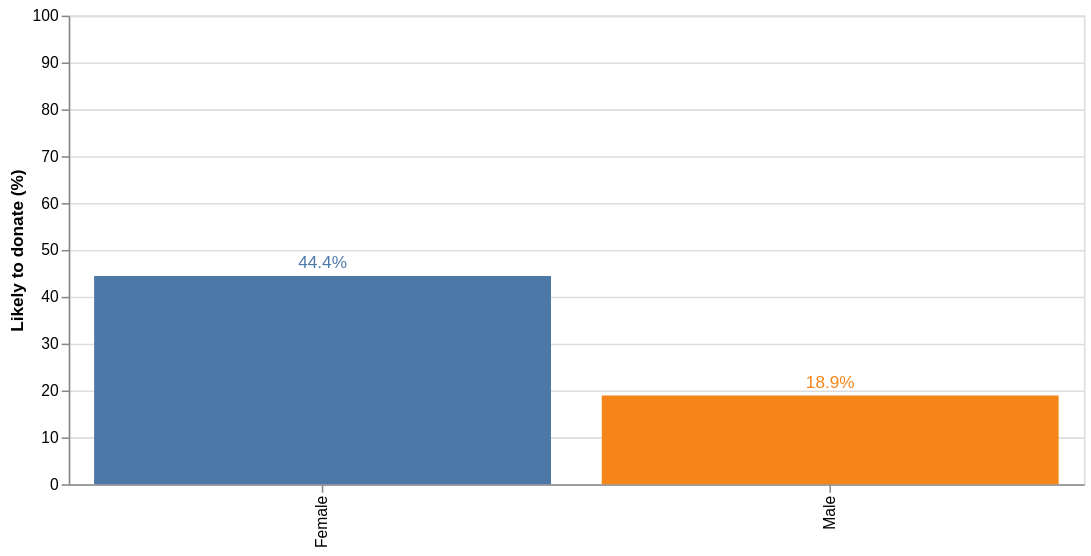

Write notebook code for a chart like this one.
### Markdown cell above
This chart breaks down the overall 'likeliness' of being willing to donate to an environmental organization by sex. Likeliness was defined by answering either 'extremely likely' or 'very likely' to Q5.

### Code cell
sex_map = {"F": "Female", "M": "Male"}
plot_df = df_clean[["sex", "q5"]].dropna().copy()
plot_df["Sex"] = plot_df["sex"].map(sex_map).fillna(plot_df["sex"])
plot_df["likely_to_donate"] = plot_df["q5"].le(2)
summary = plot_df.groupby("Sex", as_index=False).agg(likely_percentage=("likely_to_donate", lambda s: s.mean() * 100), n=("q5", "size"))
summary["label"] = summary["likely_percentage"].round(1).astype(str) + "%"
chart = alt.Chart(summary).mark_bar().encode(x=alt.X("Sex:N", title=None), y=alt.Y("likely_percentage:Q", title="Likely to donate (%)", scale=alt.Scale(domain=[0, 100])), color=alt.Color("Sex:N", legend=None), tooltip=["Sex", alt.Tooltip("likely_percentage:Q", format=".1f"), "n"]).properties(width=650, height=300)
labels = chart.mark_text(dy=-8).encode(text="label:N")
display(chart + labels)

### Figure 1 — Vega-Lite specification as saved in the notebook (floating-point values rounded to 4 significant figures)
{"config": {"view": {"continuousWidth": 300, "continuousHeight": 300}}, "layer": [{"mark": {"type": "bar"}, "encoding": {"color": {"field": "Sex", "legend": null, "type": "nominal"}, "tooltip": [{"field": "Sex", "type": "nominal"}, {"field": "likely_percentage", "format": ".1f", "type": "quantitative"}, {"field": "n", "type": "quantitative"}], "x": {"field": "Sex", "title": null, "type": "nominal"}, "y": {"field": "likely_percentage", "scale": {"domain": [0, 100]}, "title": "Likely to donate (%)", "type": "quantitative"}}}, {"mark": {"type": "text", "dy": -8}, "encoding": {"color": {"field": "Sex", "legend": null, "type": "nominal"}, "text": {"field": "label", "type": "nominal"}, "tooltip": [{"field": "Sex", "type": "nominal"}, {"field": "likely_percentage", "format": ".1f", "type": "quantitative"}, {"field": "n", "type": "quantitative"}], "x": {"field": "Sex", "title": null, "type": "nominal"}, "y": {"field": "likely_percentage", "scale": {"domain": [0, 100]}, "title": "Likely to donate (%)", "type": "quantitative"}}}], "data": {"name": "data-94f6d218179e3cd332f2c65d60169f7a"}, "height": 300, "width": 650, "$schema": "https://vega.github.io/schema/vega-lite/v5.20.1.json", "datasets": {"data-94f6d218179e3cd332f2c65d60169f7a": [{"Sex": "Female", "likely_percentage": 44.44, "n": 63, "label": "44.4%"}, {"Sex": "Male", "likely_percentage": 18.92, "n": 37, "label": "18.9%"}]}}
